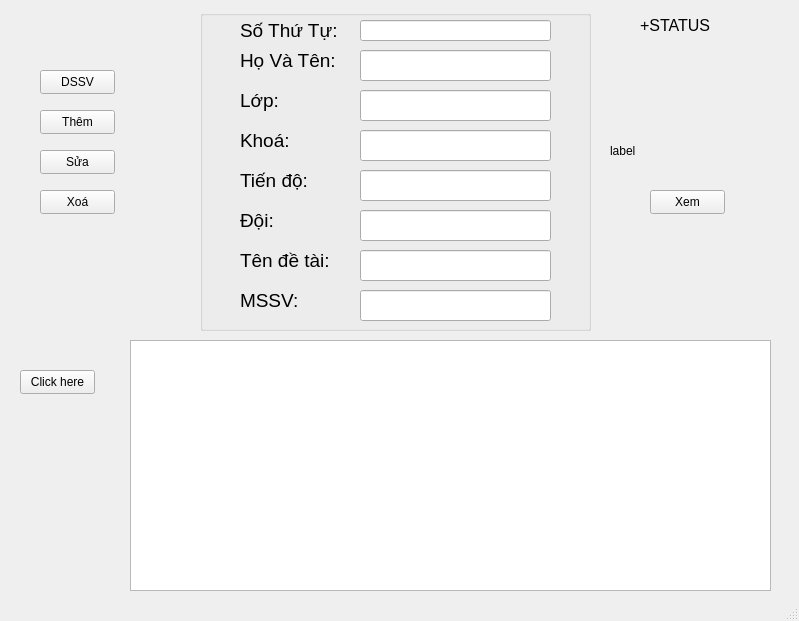
<?xml version="1.0" encoding="UTF-8"?>
<ui version="4.0">
 <class>Login</class>
 <widget class="QMainWindow" name="Login">
  <property name="geometry">
   <rect>
    <x>0</x>
    <y>0</y>
    <width>799</width>
    <height>621</height>
   </rect>
  </property>
  <property name="windowTitle">
   <string>Login</string>
  </property>
  <widget class="QWidget" name="centralwidget">
   <widget class="QPushButton" name="Show_Team">
    <property name="geometry">
     <rect>
      <x>650</x>
      <y>190</y>
      <width>75</width>
      <height>24</height>
     </rect>
    </property>
    <property name="text">
     <string>Xem</string>
    </property>
   </widget>
   <widget class="QPushButton" name="pushButton_4">
    <property name="geometry">
     <rect>
      <x>40</x>
      <y>190</y>
      <width>75</width>
      <height>24</height>
     </rect>
    </property>
    <property name="text">
     <string>Xoá</string>
    </property>
   </widget>
   <widget class="QPushButton" name="pushButton">
    <property name="geometry">
     <rect>
      <x>40</x>
      <y>70</y>
      <width>75</width>
      <height>24</height>
     </rect>
    </property>
    <property name="text">
     <string>DSSV</string>
    </property>
   </widget>
   <widget class="QPushButton" name="pushButton_2">
    <property name="geometry">
     <rect>
      <x>40</x>
      <y>110</y>
      <width>75</width>
      <height>24</height>
     </rect>
    </property>
    <property name="text">
     <string>Thêm</string>
    </property>
   </widget>
   <widget class="QLabel" name="status">
    <property name="geometry">
     <rect>
      <x>640</x>
      <y>10</y>
      <width>321</width>
      <height>31</height>
     </rect>
    </property>
    <property name="font">
     <font>
      <pointsize>12</pointsize>
     </font>
    </property>
    <property name="text">
     <string>+STATUS</string>
    </property>
   </widget>
   <widget class="QPushButton" name="pushButton_3">
    <property name="geometry">
     <rect>
      <x>40</x>
      <y>150</y>
      <width>75</width>
      <height>24</height>
     </rect>
    </property>
    <property name="text">
     <string>Sửa</string>
    </property>
   </widget>
   <widget class="QGroupBox" name="groupBox">
    <property name="geometry">
     <rect>
      <x>200</x>
      <y>10</y>
      <width>391</width>
      <height>321</height>
     </rect>
    </property>
    <property name="font">
     <font>
      <pointsize>20</pointsize>
     </font>
    </property>
    <property name="alignment">
     <set>Qt::AlignCenter</set>
    </property>
    <widget class="QLabel" name="label">
     <property name="geometry">
      <rect>
       <x>40</x>
       <y>40</y>
       <width>101</width>
       <height>21</height>
      </rect>
     </property>
     <property name="font">
      <font>
       <pointsize>14</pointsize>
      </font>
     </property>
     <property name="text">
      <string>Họ Và Tên:</string>
     </property>
    </widget>
    <widget class="QLineEdit" name="lineEdit">
     <property name="geometry">
      <rect>
       <x>160</x>
       <y>40</y>
       <width>191</width>
       <height>31</height>
      </rect>
     </property>
     <property name="font">
      <font>
       <pointsize>12</pointsize>
      </font>
     </property>
    </widget>
    <widget class="QLabel" name="label_2">
     <property name="geometry">
      <rect>
       <x>40</x>
       <y>80</y>
       <width>101</width>
       <height>21</height>
      </rect>
     </property>
     <property name="font">
      <font>
       <pointsize>14</pointsize>
      </font>
     </property>
     <property name="text">
      <string>Lớp:</string>
     </property>
    </widget>
    <widget class="QLineEdit" name="lineEdit_2">
     <property name="geometry">
      <rect>
       <x>160</x>
       <y>80</y>
       <width>191</width>
       <height>31</height>
      </rect>
     </property>
     <property name="font">
      <font>
       <pointsize>12</pointsize>
      </font>
     </property>
    </widget>
    <widget class="QLabel" name="label_3">
     <property name="geometry">
      <rect>
       <x>40</x>
       <y>120</y>
       <width>101</width>
       <height>21</height>
      </rect>
     </property>
     <property name="font">
      <font>
       <pointsize>14</pointsize>
      </font>
     </property>
     <property name="text">
      <string>Khoá:</string>
     </property>
    </widget>
    <widget class="QLineEdit" name="lineEdit_3">
     <property name="geometry">
      <rect>
       <x>160</x>
       <y>120</y>
       <width>191</width>
       <height>31</height>
      </rect>
     </property>
     <property name="font">
      <font>
       <pointsize>12</pointsize>
      </font>
     </property>
    </widget>
    <widget class="QLabel" name="label_4">
     <property name="geometry">
      <rect>
       <x>40</x>
       <y>160</y>
       <width>101</width>
       <height>21</height>
      </rect>
     </property>
     <property name="font">
      <font>
       <pointsize>14</pointsize>
      </font>
     </property>
     <property name="text">
      <string>Tiến độ:</string>
     </property>
    </widget>
    <widget class="QLineEdit" name="lineEdit_4">
     <property name="geometry">
      <rect>
       <x>160</x>
       <y>160</y>
       <width>191</width>
       <height>31</height>
      </rect>
     </property>
     <property name="font">
      <font>
       <pointsize>12</pointsize>
      </font>
     </property>
    </widget>
    <widget class="QLineEdit" name="lineEdit_5">
     <property name="geometry">
      <rect>
       <x>160</x>
       <y>200</y>
       <width>191</width>
       <height>31</height>
      </rect>
     </property>
     <property name="font">
      <font>
       <pointsize>12</pointsize>
      </font>
     </property>
     <property name="text">
      <string/>
     </property>
    </widget>
    <widget class="QLabel" name="label_5">
     <property name="geometry">
      <rect>
       <x>40</x>
       <y>200</y>
       <width>101</width>
       <height>21</height>
      </rect>
     </property>
     <property name="font">
      <font>
       <pointsize>14</pointsize>
      </font>
     </property>
     <property name="text">
      <string>Đội:</string>
     </property>
    </widget>
    <widget class="QLabel" name="label_6">
     <property name="geometry">
      <rect>
       <x>40</x>
       <y>10</y>
       <width>101</width>
       <height>21</height>
      </rect>
     </property>
     <property name="font">
      <font>
       <pointsize>14</pointsize>
      </font>
     </property>
     <property name="text">
      <string>Số Thứ Tự:</string>
     </property>
    </widget>
    <widget class="QLineEdit" name="lineEdit_6">
     <property name="geometry">
      <rect>
       <x>160</x>
       <y>10</y>
       <width>191</width>
       <height>21</height>
      </rect>
     </property>
     <property name="font">
      <font>
       <pointsize>12</pointsize>
      </font>
     </property>
    </widget>
    <widget class="QLabel" name="label_7">
     <property name="geometry">
      <rect>
       <x>40</x>
       <y>240</y>
       <width>101</width>
       <height>21</height>
      </rect>
     </property>
     <property name="font">
      <font>
       <pointsize>14</pointsize>
      </font>
     </property>
     <property name="text">
      <string>Tên đề tài:</string>
     </property>
    </widget>
    <widget class="QLabel" name="label_9">
     <property name="geometry">
      <rect>
       <x>40</x>
       <y>280</y>
       <width>101</width>
       <height>21</height>
      </rect>
     </property>
     <property name="font">
      <font>
       <pointsize>14</pointsize>
      </font>
     </property>
     <property name="text">
      <string>MSSV:</string>
     </property>
    </widget>
    <widget class="QLineEdit" name="lineEdit_7">
     <property name="geometry">
      <rect>
       <x>160</x>
       <y>240</y>
       <width>191</width>
       <height>31</height>
      </rect>
     </property>
     <property name="font">
      <font>
       <pointsize>12</pointsize>
      </font>
     </property>
     <property name="text">
      <string/>
     </property>
    </widget>
    <widget class="QLineEdit" name="lineEdit_8">
     <property name="geometry">
      <rect>
       <x>160</x>
       <y>280</y>
       <width>191</width>
       <height>31</height>
      </rect>
     </property>
     <property name="font">
      <font>
       <pointsize>12</pointsize>
      </font>
     </property>
     <property name="text">
      <string/>
     </property>
    </widget>
   </widget>
   <widget class="QLabel" name="label_8">
    <property name="geometry">
     <rect>
      <x>610</x>
      <y>120</y>
      <width>151</width>
      <height>61</height>
     </rect>
    </property>
    <property name="text">
     <string>label</string>
    </property>
   </widget>
   <widget class="QPushButton" name="pushButton_6">
    <property name="geometry">
     <rect>
      <x>20</x>
      <y>370</y>
      <width>75</width>
      <height>24</height>
     </rect>
    </property>
    <property name="text">
     <string>Click here</string>
    </property>
   </widget>
   <widget class="QTextBrowser" name="textBrowser">
    <property name="geometry">
     <rect>
      <x>130</x>
      <y>340</y>
      <width>641</width>
      <height>251</height>
     </rect>
    </property>
   </widget>
  </widget>
  <widget class="QMenuBar" name="menubar">
   <property name="geometry">
    <rect>
     <x>0</x>
     <y>0</y>
     <width>799</width>
     <height>22</height>
    </rect>
   </property>
  </widget>
  <widget class="QStatusBar" name="statusbar"/>
 </widget>
 <resources/>
 <connections/>
</ui>
